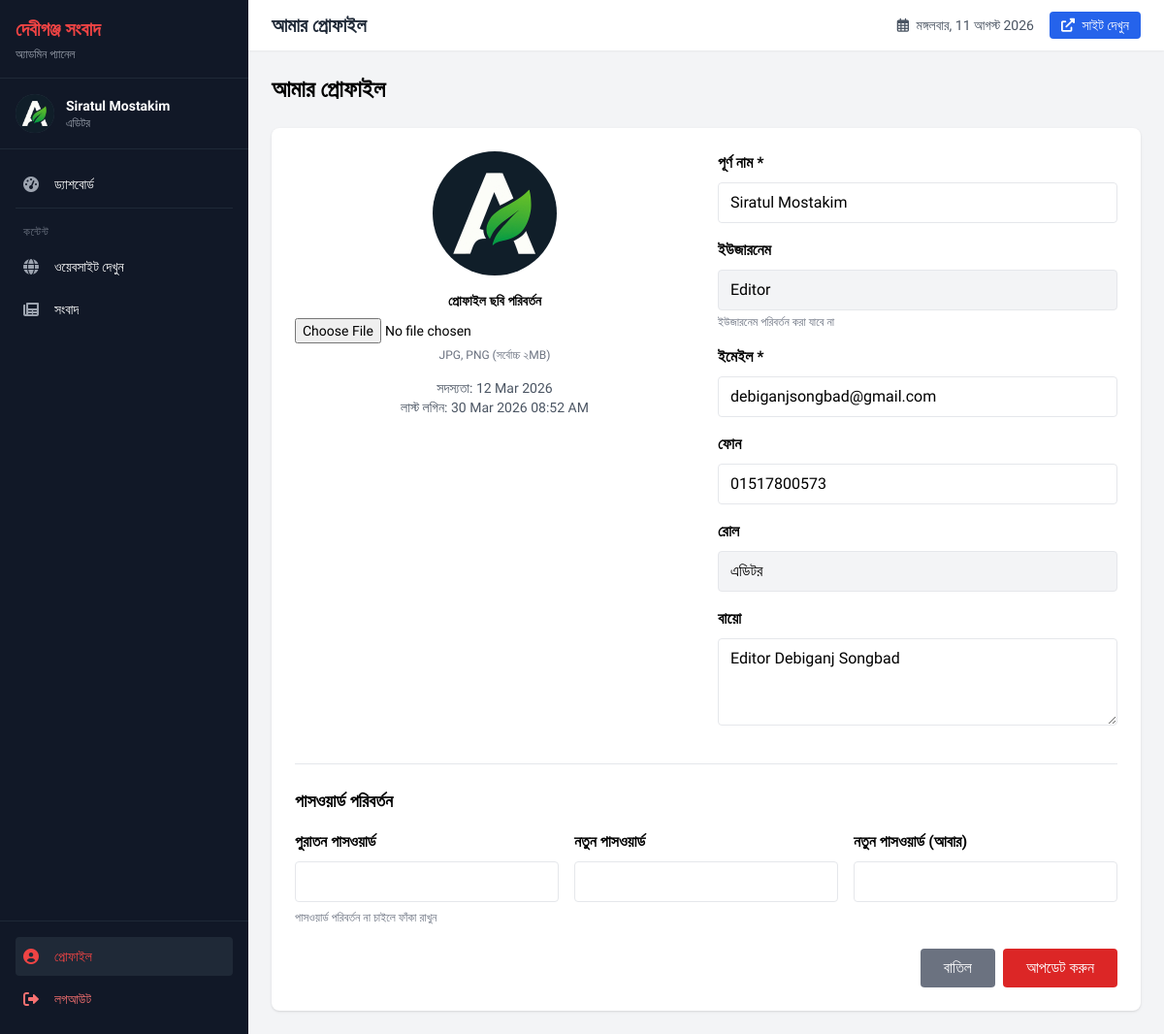
The app's page /admin/?q=profile (signed in) with its own data.
### tables this page shows
CREATE TABLE `users` (
  `id` int(11) NOT NULL,
  `username` varchar(50) NOT NULL,
  `email` varchar(100) NOT NULL,
  `password` varchar(255) NOT NULL,
  `full_name` varchar(100) NOT NULL,
  `phone` varchar(20) DEFAULT NULL,
  `avatar` varchar(255) DEFAULT NULL,
  `bio` text DEFAULT NULL,
  `role` enum('super_admin','admin','editor','reporter','moderator') DEFAULT 'reporter',
  `status` enum('active','inactive','banned') DEFAULT 'active',
  `last_login` datetime DEFAULT NULL,
  `created_at` timestamp NOT NULL DEFAULT current_timestamp(),
  `updated_at` timestamp NOT NULL DEFAULT current_timestamp() ON UPDATE current_timestamp()
);

### admin/includes/db.php (called while the page is built, shortened)
<?php
require_once 'config.php';
class Database {
    private $connection;
    public function __construct() {
        try {
            $this->connection = new mysqli(DB_HOST, DB_USER, DB_PASS, DB_NAME);
            $this->connection->set_charset("utf8mb4");
        } catch (Exception $e) {
            die("Database connection error: " . $e->getMessage());
        }
    }
    public function query($sql) {
        return $this->connection->query($sql);
    }
}

### admin/includes/auth.php (called while the page is built, shortened)
<?php
require_once 'db.php';
class Auth {
    private $db;
    public function __construct() {
        $this->db = new Database();
    }
    public function getUser($userId = null) {
        if ($userId === null) {
            $userId = $_SESSION['user_id'] ?? 0;
        }
        $sql = "SELECT * FROM users WHERE id = " . intval($userId);
        $result = $this->db->query($sql);
        if ($result && $result->num_rows > 0) {
            return $result->fetch_assoc();
        }
        return null;
    }
    public function hasPermission($permission) {
        $role = $_SESSION['role'];
        $sql = "SELECT permissions FROM roles_permissions WHERE role = '$role'";
        $result = $this->db->query($sql);
        if ($result && $result->num_rows > 0) {
            $row = $result->fetch_assoc();
            $permissions = json_decode($row['permissions'], true);
            foreach ($permissions as $key => $value) {
                if ($key == $permission && $value != 'none') {
                    return true;
                }
            }
        }
        return false;
    }
}
$auth = new Auth();

### admin/includes/config.php (called while the page is built, shortened)
<?php
function e(?string $string): string {
    return htmlspecialchars($string, ENT_QUOTES, 'UTF-8');
}

### admin/profile/index.php (the view, shortened to what this page needs)
<?php
$userId = $_SESSION['user_id'];
$user = $auth->getUser($userId);
?>
<div class="max-w-4xl mx-auto">
    <h2 class="text-lg md:text-2xl font-bold mb-6">আমার প্রোফাইল</h2>
    <div class="bg-white rounded-lg shadow overflow-hidden">
        <div class="p-6">
            <form method="POST" enctype="multipart/form-data">
                <div class="grid grid-cols-1 md:grid-cols-2 gap-6">
                    <div class="text-center">
                        <div class="mb-4">
                            <div class="w-32 h-32 mx-auto bg-gray-300 rounded-full overflow-hidden">
                                <?php if ($user['avatar']): ?>
                                <img src="./<?php echo $user['avatar']; ?>" class="w-full h-full object-cover" alt="">
                                <?php else: ?>
                                <div class="w-full h-full flex items-center justify-center text-4xl text-gray-600">
                                    <?php echo mb_substr($user['full_name'], 0, 1); ?>
                                </div>
                                <?php endif; ?>
                            </div>
                        </div>
                        <div class="mb-4">
                            <label class="block text-sm font-semibold mb-2">প্রোফাইল ছবি পরিবর্তন</label>
                            <input type="file" name="avatar" accept="image/*" class="w-full text-sm">
                            <p class="text-xs text-gray-500 mt-1">JPG, PNG (সর্বোচ্চ ২MB)</p>
                        </div>
                        <div class="text-sm text-gray-600">
                            <p>সদস্যতা: <?php echo date('d M Y', strtotime($user['created_at'])); ?></p>
                            <p>লাস্ট লগিন: <?php echo $user['last_login'] ? date('d M Y h:i A', strtotime($user['last_login'])) : 'নেই'; ?></p>
                        </div>
                    </div>
                    <div class="space-y-4">
                        <div>
                            <label class="block font-semibold mb-2">পূর্ণ নাম *</label>
                            <input type="text" name="full_name" value="<?php echo e($user['full_name']); ?>" required
                                   class="w-full px-3 py-2 border rounded focus:outline-none focus:border-red-500">
                        </div>
                        <div>
                            <label class="block font-semibold mb-2">ইউজারনেম</label>
                            <input type="text" value="<?php echo $user['username']; ?>" disabled
                                   class="w-full px-3 py-2 border rounded bg-gray-100">
                            <p class="text-xs text-gray-500 mt-1">ইউজারনেম পরিবর্তন করা যাবে না</p>
                        </div>
                        <div>
                            <label class="block font-semibold mb-2">ইমেইল *</label>
                            <input type="email" name="email" value="<?php echo $user['email']; ?>" required
                                   class="w-full px-3 py-2 border rounded focus:outline-none focus:border-red-500">
                        </div>
                        <div>
                            <label class="block font-semibold mb-2">ফোন</label>
                            <input type="text" name="phone" value="<?php echo $user['phone']; ?>"
                                   class="w-full px-3 py-2 border rounded focus:outline-none focus:border-red-500">
                        </div>
                        <div>
                            <label class="block font-semibold mb-2">রোল</label>
                            <input type="text" value="<?php
                                $roles = ['super_admin' => 'সুপার অ্যাডমিন', 'admin' => 'অ্যাডমিন', 'editor' => 'এডিটর', 'reporter' => 'রিপোর্টার'];
                                echo $roles[$user['role']] ?? $user['role'];
                            ?>" disabled
                                   class="w-full px-3 py-2 border rounded bg-gray-100">
                        </div>
                        <div>
                            <label class="block font-semibold mb-2">বায়ো</label>
                            <textarea name="bio" rows="3" class="w-full px-3 py-2 border rounded"><?= $user['bio'] ?? '' ?></textarea>
                        </div>
                    </div>
                </div>
                <div class="mt-8 pt-6 border-t">
                    <h3 class="text-lg font-semibold mb-4">পাসওয়ার্ড পরিবর্তন</h3>
                    <div class="grid grid-cols-1 md:grid-cols-3 gap-4">
                        <div>
                            <label class="block font-semibold mb-2">পুরাতন পাসওয়ার্ড</label>
                            <input type="password" name="old_password" class="w-full px-3 py-2 border rounded">
                        </div>
                        <div>
                            <label class="block font-semibold mb-2">নতুন পাসওয়ার্ড</label>
                            <input type="password" name="new_password" class="w-full px-3 py-2 border rounded">
                        </div>
                        <div>
                            <label class="block font-semibold mb-2">নতুন পাসওয়ার্ড (আবার)</label>
                            <input type="password" name="confirm_password" class="w-full px-3 py-2 border rounded">
                        </div>
                    </div>
                    <p class="text-xs text-gray-500 mt-2">পাসওয়ার্ড পরিবর্তন না চাইলে ফাঁকা রাখুন</p>
                </div>
                <div class="mt-6 flex justify-end gap-2">
                    <button type="reset" class="bg-gray-500 text-white px-6 py-2 rounded hover:bg-gray-600">
                        বাতিল
                    </button>
                    <button type="submit" class="bg-red-600 text-white px-6 py-2 rounded hover:bg-red-700">
                        আপডেট করুন
                    </button>
                </div>
            </form>
        </div>
    </div>
</div>

### admin/includes/header.php (shortened to what this page needs)
<?php
require_once 'auth.php';
$auth->requireLogin();
$currentUser = $auth->getUser();
?>
<!DOCTYPE html>
<html lang="bn">
<head>
    <script src="https://cdn.tailwindcss.com"></script>
    <link rel="stylesheet" href="https://cdnjs.cloudflare.com/ajax/libs/font-awesome/6.0.0/css/all.min.css">
    <link rel="stylesheet" href="assets/css/admin.css">
    <link href="https://cdn.jsdelivr.net/npm/select2@4.1.0-rc.0/dist/css/select2.min.css" rel="stylesheet" />
    <link rel="stylesheet" href="https://cdnjs.cloudflare.com/ajax/libs/bootstrap-datepicker/1.9.0/css/bootstrap-datepicker.min.css">
    <link rel="stylesheet" href="https://cdnjs.cloudflare.com/ajax/libs/bootstrap-timepicker/0.5.2/css/bootstrap-timepicker.min.css">
</head>
<body class="bg-gray-100">
    <div class="flex h-screen">
        <div class="fixed md:static inset-y-0 left-0 transform -translate-x-full md:translate-x-0 transition duration-200 ease-in-out z-30 w-64 bg-gray-900 text-white flex flex-col h-full" id="sidebar">
            <div class="hidden md:block p-4 border-b border-gray-800">
                <h2 class="text-xl font-bold text-red-500">দেবীগঞ্জ সংবাদ</h2>
                <p class="text-xs text-gray-400 mt-1">অ্যাডমিন প্যানেল</p>
            </div>
            <div class="p-4 border-b border-gray-800">
                <div class="flex items-center">
                    <div class="w-10 h-10 bg-gray-700 rounded-full flex items-center justify-center overflow-hidden flex-shrink-0">
                        <?php if ($currentUser['avatar']): ?>
                        <img src="./<?php echo $currentUser['avatar']; ?>" class="w-full h-full object-cover" alt="">
                        <?php else: ?>
                        <i class="fas fa-user text-gray-300 text-xl"></i>
                        <?php endif; ?>
                    </div>
                    <div class="ml-3 min-w-0 flex-1">
                        <p class="font-semibold text-sm truncate"><?php echo e($currentUser['full_name']); ?></p>
                        <p class="text-xs text-gray-400 truncate">
                            <?php
                                $roleNames = [
                                    'super_admin' => 'সুপার অ্যাডমিন',
                                    'admin' => 'অ্যাডমিন',
                                    'editor' => 'এডিটর',
                                    'reporter' => 'রিপোর্টার',
                                    'moderator' => 'মডারেটর'
                                ];
                                echo $roleNames[$currentUser['role']] ?? $currentUser['role'];
                            ?>
                        </p>
                    </div>
                </div>
            </div>
            <nav class="flex-1 overflow-y-auto p-4" style="scrollbar-width: thin; scrollbar-color: #4a5568 #2d3748;">
                <?php $active = $_GET['q'] ?? 'dashboard'; ?>
                <ul class="space-y-1">
                    <li>
                        <a href="./" class="flex items-center p-2 hover:bg-gray-800 rounded <?= $active === 'dashboard' ? 'active-nav' : '' ?> transition-colors">
                            <i class="fas fa-tachometer-alt w-6 text-base <?= $active === 'dashboard' ? 'text-red-500' : 'text-gray-400' ?>"></i>
                            <span class="ml-2 text-sm truncate">ড্যাশবোর্ড</span>
                        </a>
                    </li>
                    <li class="pt-4 mt-2 border-t border-gray-800">
                        <p class="text-xs text-gray-500 mb-2 px-2 uppercase tracking-wider">কন্টেন্ট</p>
                    </li>
                    <li>
                        <a href="../index.php" target="_blank" class="flex items-center p-2 hover:bg-gray-800 rounded transition-colors">
                            <i class="fas fa-globe w-6 text-base text-gray-400"></i>
                            <span class="ml-2 text-sm truncate">ওয়েবসাইট দেখুন</span>
                        </a>
                    </li>
                    <?php if ($auth->hasPermission('news')): ?>
                    <li>
                        <a href="?q=news" class="flex items-center p-2 hover:bg-gray-800 rounded <?= $active === 'news' ? 'active-nav' : '' ?> transition-colors">
                            <i class="fas fa-newspaper w-6 text-base <?= $active === 'news' ? 'text-red-500' : 'text-gray-400' ?>"></i>
                            <span class="ml-2 text-sm truncate">সংবাদ</span>
                        </a>
                    </li>
                    <?php endif; ?>
                </ul>
            </nav>
            <div class="p-4 border-t border-gray-800">
                <a href="?q=profile" class="flex items-center p-2 hover:bg-gray-800 rounded mb-1 transition-colors <?= $active === 'profile' ? 'active-nav' : '' ?>">
                    <i class="fas fa-user-circle w-6 text-base <?= $active === 'profile' ? 'text-red-500' : 'text-gray-400' ?>"></i>
                    <span class="ml-2 text-sm truncate">প্রোফাইল</span>
                </a>
                <a href="logout.php" class="flex items-center p-2 hover:bg-gray-800 rounded text-red-400 hover:text-red-300 transition-colors">
                    <i class="fas fa-sign-out-alt w-6 text-base"></i>
                    <span class="ml-2 text-sm truncate">লগআউট</span>
                </a>
            </div>
        </div>
        <div class="flex-1 flex flex-col overflow-hidden <?= $active === 'dashboard' ? '' : '' ?>">
            <div class="hidden md:flex bg-white shadow-sm px-6 py-3 justify-between items-center">
                <h1 class="text-xl font-semibold text-gray-800">
                    <?php
                    $titles = [
                        'profile' => 'আমার প্রোফাইল',
                        'dashboard' => 'ড্যাশবোর্ড',
                        'news' => 'সংবাদ ব্যবস্থাপনা',
                        'categories' => 'ক্যাটাগরি ব্যবস্থাপনা',
                        'gallery' => 'ছবি গ্যালারি',
                        'users' => 'ব্যবহারকারী ব্যবস্থাপনা',
                        'roles' => 'রোল ব্যবস্থাপনা',
                        'comments' => 'মন্তব্য ব্যবস্থাপনা',
                        'ads' => 'বিজ্ঞাপন ব্যবস্থাপনা',
                        'settings' => 'সেটিংস'
                    ];
                    echo $titles[$active] ?? 'অ্যাডমিন প্যানেল';
                    ?>
                </h1>
                <div class="flex items-center gap-4">
                    <div class="text-sm text-gray-600">
                        <i class="far fa-calendar-alt mr-1"></i>
                        <?php
                        $months = ['জানুয়ারি', 'ফেব্রুয়ারি', 'মার্চ', 'এপ্রিল', 'মে', 'জুন', 'জুলাই', 'আগস্ট', 'সেপ্টেম্বর', 'অক্টোবর', 'নভেম্বর', 'ডিসেম্বর'];
                        $days = ['রবিবার', 'সোমবার', 'মঙ্গলবার', 'বুধবার', 'বৃহস্পতিবার', 'শুক্রবার', 'শনিবার'];
                        $date = getdate();
                        echo $days[$date['wday']] . ', ' . $date['mday'] . ' ' . $months[$date['mon']-1] . ' ' . $date['year'];
                        ?>
                    </div>
                    <a href="../index.php" target="_blank" class="bg-blue-600 text-white px-3 py-1 rounded text-sm hover:bg-blue-700 transition">
                        <i class="fas fa-external-link-alt mr-1"></i> সাইট দেখুন
                    </a>
                </div>
            </div>
            <div class="flex-1 overflow-y-auto p-4 md:p-6">

### admin/includes/header.php (style rules this page uses)
* { font-family: 'Hind Siliguri', sans-serif; }
.active-nav { --tw-bg-opacity: 1; --tw-text-opacity: 1; background-color: rgb(31 41 55 / var(--tw-bg-opacity, 1)); color: rgb(239 68 68 / var(--tw-text-opacity, 1)); }
.active-nav i { color: rgb(239 68 68 / var(--tw-text-opacity, 1)); }

### records on screen
users: avatar (picture), full_name "Siratul Mostakim", role "এডিটর", created_at "12 Mar 2026", last_login "30 Mar 2026 08:52 AM", username "Editor", email "debiganjsongbad@gmail.com", phone "01517800573", bio "Editor Debiganj Songbad"

### other values on screen
$titles[$active] "আমার প্রোফাইল"
$days[$date['wday']] "মঙ্গলবার"
$date['mday'] "11"
$months[$date['mon']-1] "আগস্ট"
$date['year'] "2026"
